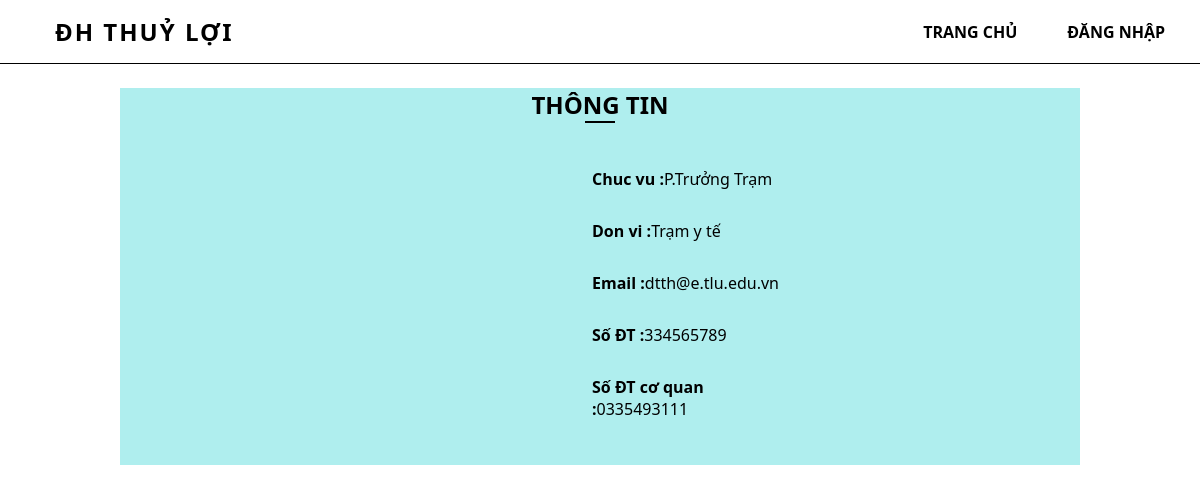
/detail.php?id=12, run on the app's committed database.
### tables this page shows
CREATE TABLE `canbo` (
  `id` int(11) NOT NULL,
  `name` varchar(255) NOT NULL,
  `anh` varchar(255) NOT NULL,
  `chucvu` varchar(255) NOT NULL,
  `coquan` varchar(255) NOT NULL,
  `email` varchar(255) NOT NULL,
  `sdt` int(11) NOT NULL,
  `id_donvi` int(10) DEFAULT NULL
);

CREATE TABLE `donvi` (
  `id` int(10) NOT NULL,
  `name` varchar(255) NOT NULL,
  `sophong` varchar(10) NOT NULL,
  `maytruc` int(255) DEFAULT NULL,
  `diachi` varchar(255) DEFAULT NULL,
  `email` varchar(255) DEFAULT NULL,
  `website` varchar(255) DEFAULT NULL,
  `id_child` int(10) DEFAULT NULL
);

### config/dbhelper.php (called while the page is built, shortened)
<?php
function select_one($sql) {
	$con = mysqli_connect(HOST, USERNAME, PASSWORD, DATABASE);
	$result = mysqli_query($con, $sql);
	$row    = mysqli_fetch_array($result, 1);
	return $row;
}

### detail.php (the view, shortened to what this page needs)
<?php
    require_once ('config/dbhelper.php');
?>
<!DOCTYPE html>
<html lang="en">
<head>
    <link rel="stylesheet" href="style.css">
</head>
<body>
    <div class="wrapper">
        <section>
            <header>
                <div id="inner-header">
                    <a class="logo" href="#">ĐH Thuỷ Lợi</a>
                    <nav>
                        <ul id="main-menu">
                            <li><a href="">Trang chủ</a></li>
                            <li><a href="login.php">Đăng nhập</a></li>
                        </ul>
                    </nav>
                </div>
            </header>
        </section>
        <br><br><br><br>
        <?php
        $sql =  " select * from canbo where id =".$_GET['id']." ";
        $directory =  select_one($sql) ;
        if($directory != null) {
                $cv = $directory['chucvu'];
                $em = $directory['email'];
                $sdt = $directory['sdt'];
                $dtcq = $directory['coquan'];
                $iddv = $directory['id_donvi'];
                $sqldv = "select name from donvi where id = " .$iddv;
                $iddv = select_one($sqldv) ;
        if ($iddv!= null) {
                $dv = $iddv['name'];
        }
        }  ?>
        <section class="detail">
                <h1>Thông tin</h1>
                <div class="info">
                    <div class="grid">
                    </div>
                    <div class="grid">
                        <p><strong>Chuc vu :</strong><?=$cv?></p>
                        <p><strong>Don vi :</strong><?=$dv?></p>
                        <p><strong>Email :</strong><?=$em?></p>
                        <p><strong>Số ĐT :</strong><?=$sdt?></p>
                        <p><strong>Số ĐT cơ quan :</strong><?=$dtcq?></p>
                    </div>
                </div>
        </section>
</body>
</html>

### style.css (style rules this page uses)
* { padding: 0; margin: 0; }
.wrapper { width: 80%; margin: 0 auto; }
body { font-family: 'Segoe UI', Tahoma, Geneva, Verdana, sans-serif; color: #000; background: url(./totoro_march_by_datdatori_d8u4rmr.png); background-size: cover; height: 100vh; background-attachment: fixed; background-position: center; }
ul { list-style: none; }
a { text-decoration: none; }
header { position: fixed; top: 0; left: 0; width: 100%; background-color: #fff; border-bottom: 1px solid #000; padding: 15px; transition: all 0.7s; z-index: 1000; }
.logo { color: #000; text-transform: uppercase; font-weight: bold; font-size: 1.5rem; letter-spacing: 2px; margin-left: 40px; }
#inner-header { display: flex; justify-content: space-between; align-items: center; }
#main-menu { display: flex; }
#main-menu a { text-transform: uppercase; margin-right: 50px; display: block; color: #000; font-weight: bold; transition: all .7s; }
.detail { background-color: paleturquoise; }
h1 { text-align: center; text-transform: uppercase; }
h1::after { content: "\A"; width: 30px; height: 2px; display: block; margin-top: 10px; background-color: #000; margin: 0 auto; }
.info { width: 50%; margin: 0 auto; display: grid; grid-template-columns: 40% 60%; transition: all .8s; padding: 10px; }
.grid { padding: 20px 30px; }
.grid p { padding: 15px 10px; }

### data on the page
canbo: chucvu "P.Trưởng Trạm", email "dtth@e.tlu.edu.vn", sdt "334565789", coquan "0335493111"
donvi: name "Trạm y tế"
